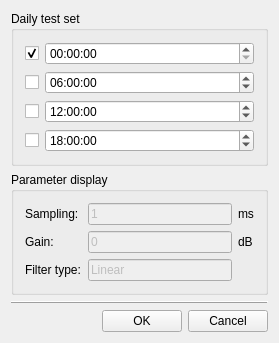
<?xml version="1.0" encoding="UTF-8"?>
<ui version="4.0">
 <class>CSetParameterdlg</class>
 <widget class="QWidget" name="CSetParameterdlg">
  <property name="geometry">
   <rect>
    <x>0</x>
    <y>0</y>
    <width>279</width>
    <height>320</height>
   </rect>
  </property>
  <property name="windowTitle">
   <string>Setting Parameters</string>
  </property>
  <layout class="QGridLayout" name="gridLayout_3">
   <item row="0" column="0">
    <layout class="QVBoxLayout" name="verticalLayout_4">
     <item>
      <widget class="QGroupBox" name="groupBox">
       <property name="title">
        <string>Daily test set</string>
       </property>
       <layout class="QGridLayout" name="gridLayout_2">
        <item row="0" column="0">
         <layout class="QHBoxLayout" name="horizontalLayout_2">
          <item>
           <widget class="QCheckBox" name="checkBox">
            <property name="sizePolicy">
             <sizepolicy hsizetype="Fixed" vsizetype="Fixed">
              <horstretch>0</horstretch>
              <verstretch>0</verstretch>
             </sizepolicy>
            </property>
            <property name="text">
             <string/>
            </property>
            <property name="checked">
             <bool>true</bool>
            </property>
           </widget>
          </item>
          <item>
           <widget class="QTimeEdit" name="timeEdit">
            <property name="currentSection">
             <enum>QDateTimeEdit::HourSection</enum>
            </property>
            <property name="displayFormat">
             <string>HH:mm:ss</string>
            </property>
           </widget>
          </item>
         </layout>
        </item>
        <item row="1" column="0">
         <layout class="QHBoxLayout" name="horizontalLayout_3">
          <item>
           <widget class="QCheckBox" name="checkBox_2">
            <property name="sizePolicy">
             <sizepolicy hsizetype="Fixed" vsizetype="Fixed">
              <horstretch>0</horstretch>
              <verstretch>0</verstretch>
             </sizepolicy>
            </property>
            <property name="text">
             <string/>
            </property>
           </widget>
          </item>
          <item>
           <widget class="QTimeEdit" name="timeEdit_2">
            <property name="currentSection">
             <enum>QDateTimeEdit::HourSection</enum>
            </property>
            <property name="displayFormat">
             <string>HH:mm:ss</string>
            </property>
            <property name="time">
             <time>
              <hour>6</hour>
              <minute>0</minute>
              <second>0</second>
             </time>
            </property>
           </widget>
          </item>
         </layout>
        </item>
        <item row="2" column="0">
         <layout class="QHBoxLayout" name="horizontalLayout_4">
          <item>
           <widget class="QCheckBox" name="checkBox_3">
            <property name="sizePolicy">
             <sizepolicy hsizetype="Fixed" vsizetype="Fixed">
              <horstretch>0</horstretch>
              <verstretch>0</verstretch>
             </sizepolicy>
            </property>
            <property name="text">
             <string/>
            </property>
           </widget>
          </item>
          <item>
           <widget class="QTimeEdit" name="timeEdit_3">
            <property name="currentSection">
             <enum>QDateTimeEdit::HourSection</enum>
            </property>
            <property name="displayFormat">
             <string>HH:mm:ss</string>
            </property>
            <property name="time">
             <time>
              <hour>12</hour>
              <minute>0</minute>
              <second>0</second>
             </time>
            </property>
           </widget>
          </item>
         </layout>
        </item>
        <item row="3" column="0">
         <layout class="QHBoxLayout" name="horizontalLayout_5">
          <item>
           <widget class="QCheckBox" name="checkBox_4">
            <property name="sizePolicy">
             <sizepolicy hsizetype="Fixed" vsizetype="Fixed">
              <horstretch>0</horstretch>
              <verstretch>0</verstretch>
             </sizepolicy>
            </property>
            <property name="text">
             <string/>
            </property>
           </widget>
          </item>
          <item>
           <widget class="QTimeEdit" name="timeEdit_4">
            <property name="currentSection">
             <enum>QDateTimeEdit::HourSection</enum>
            </property>
            <property name="displayFormat">
             <string>HH:mm:ss</string>
            </property>
            <property name="time">
             <time>
              <hour>18</hour>
              <minute>0</minute>
              <second>0</second>
             </time>
            </property>
           </widget>
          </item>
         </layout>
        </item>
       </layout>
      </widget>
     </item>
     <item>
      <widget class="QGroupBox" name="groupBox_2">
       <property name="title">
        <string>Parameter display</string>
       </property>
       <layout class="QGridLayout" name="gridLayout">
        <item row="0" column="1">
         <layout class="QGridLayout" name="gridLayout_4">
          <item row="0" column="0">
           <widget class="QLabel" name="label">
            <property name="sizePolicy">
             <sizepolicy hsizetype="Fixed" vsizetype="Preferred">
              <horstretch>0</horstretch>
              <verstretch>0</verstretch>
             </sizepolicy>
            </property>
            <property name="text">
             <string>Sampling: </string>
            </property>
           </widget>
          </item>
          <item row="0" column="1">
           <widget class="QLineEdit" name="lineEdit_4">
            <property name="enabled">
             <bool>false</bool>
            </property>
            <property name="text">
             <string>1</string>
            </property>
            <property name="readOnly">
             <bool>true</bool>
            </property>
           </widget>
          </item>
          <item row="0" column="2">
           <widget class="QLabel" name="label_6">
            <property name="text">
             <string>ms</string>
            </property>
           </widget>
          </item>
          <item row="1" column="0">
           <widget class="QLabel" name="label_2">
            <property name="sizePolicy">
             <sizepolicy hsizetype="Fixed" vsizetype="Preferred">
              <horstretch>0</horstretch>
              <verstretch>0</verstretch>
             </sizepolicy>
            </property>
            <property name="text">
             <string>Gain:</string>
            </property>
           </widget>
          </item>
          <item row="1" column="1">
           <widget class="QLineEdit" name="lineEdit_5">
            <property name="enabled">
             <bool>false</bool>
            </property>
            <property name="text">
             <string>0</string>
            </property>
            <property name="readOnly">
             <bool>true</bool>
            </property>
           </widget>
          </item>
          <item row="1" column="2">
           <widget class="QLabel" name="label_7">
            <property name="text">
             <string>dB</string>
            </property>
           </widget>
          </item>
          <item row="2" column="0">
           <widget class="QLabel" name="label_3">
            <property name="sizePolicy">
             <sizepolicy hsizetype="Fixed" vsizetype="Preferred">
              <horstretch>0</horstretch>
              <verstretch>0</verstretch>
             </sizepolicy>
            </property>
            <property name="text">
             <string>Filter type:</string>
            </property>
           </widget>
          </item>
          <item row="2" column="1">
           <widget class="QLineEdit" name="lineEdit_6">
            <property name="enabled">
             <bool>false</bool>
            </property>
            <property name="text">
             <string>Linear</string>
            </property>
            <property name="readOnly">
             <bool>true</bool>
            </property>
           </widget>
          </item>
         </layout>
        </item>
       </layout>
      </widget>
     </item>
     <item>
      <layout class="QVBoxLayout" name="verticalLayout_3">
       <item>
        <widget class="QFrame" name="frame">
         <property name="frameShape">
          <enum>QFrame::HLine</enum>
         </property>
         <property name="frameShadow">
          <enum>QFrame::Raised</enum>
         </property>
        </widget>
       </item>
       <item>
        <layout class="QHBoxLayout" name="horizontalLayout_6">
         <item>
          <spacer name="horizontalSpacer">
           <property name="orientation">
            <enum>Qt::Horizontal</enum>
           </property>
           <property name="sizeHint" stdset="0">
            <size>
             <width>40</width>
             <height>20</height>
            </size>
           </property>
          </spacer>
         </item>
         <item>
          <widget class="QPushButton" name="okPushButton">
           <property name="text">
            <string>OK</string>
           </property>
          </widget>
         </item>
         <item>
          <widget class="QPushButton" name="cancelPushButton">
           <property name="text">
            <string>Cancel</string>
           </property>
          </widget>
         </item>
        </layout>
       </item>
      </layout>
     </item>
    </layout>
   </item>
  </layout>
 </widget>
 <layoutdefault spacing="6" margin="11"/>
 <resources/>
 <connections/>
</ui>
